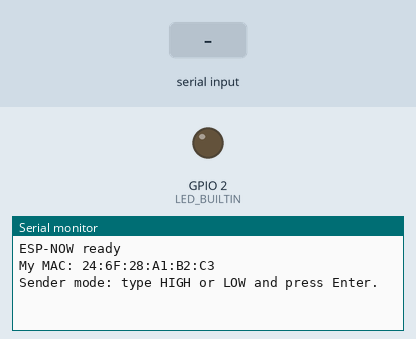
Simulated run of this program. Board: ESP32. Shown: output pins drawn as LEDs (lit = HIGH), the last lines printed to the serial monitor. Inputs (shaded band) come from the test bench.

Above: at 1.2 s.
1.3 s: "HIGH\n" received over Serial
At 1.6 s:
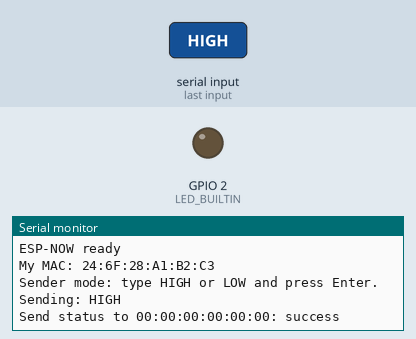
2.8 s: "LOW\n" received over Serial
At 4.0 s:
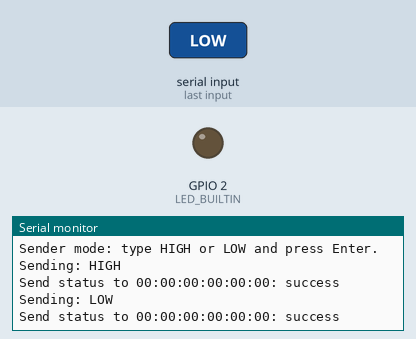
4.3 s: "1\n" received over Serial
At 4.9 s:
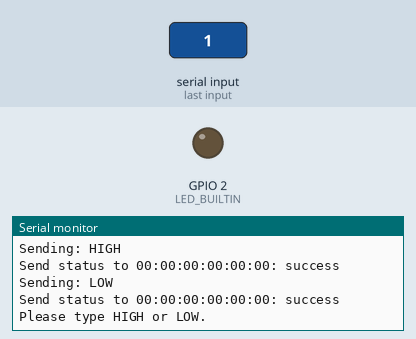

The program:

main.cpp
```cpp
#include <Arduino.h>
#include <WiFi.h>
#include <esp_now.h>

// ESP32 MAC addresses:
// Board 1 MAC: FC:E8:C0:E1:85:E0
// Board 2 MAC: FC:E8:C0:E0:C7:A4
// Set BOARD_MODE to 1 for sender mode and 2 for receiver mode.
constexpr int BOARD_MODE = 1;  // change to 2 on the other board

const uint8_t peerAddress[] = {0xFC, 0xE8, 0xC0, 0xE0, 0xC7, 0xA4};  // change to the other board's MAC on the other board

void OnDataSent(const uint8_t *macAddr, esp_now_send_status_t status) {
  char macStr[18];
  snprintf(macStr, sizeof(macStr), "%02X:%02X:%02X:%02X:%02X:%02X",
           macAddr[0], macAddr[1], macAddr[2], macAddr[3], macAddr[4], macAddr[5]);

  Serial.print("Send status to ");
  Serial.print(macStr);
  Serial.println(status == ESP_NOW_SEND_SUCCESS ? ": success" : ": failed");
}

void OnDataRecv(const uint8_t *macAddr, const uint8_t *incomingData, int len) {
  if (BOARD_MODE != 2) {
    return;
  }

  char macStr[18];
  snprintf(macStr, sizeof(macStr), "%02X:%02X:%02X:%02X:%02X:%02X",
           macAddr[0], macAddr[1], macAddr[2], macAddr[3], macAddr[4], macAddr[5]);

  String message = "";
  for (int i = 0; i < len; i++) {
    message += (char)incomingData[i];
  }

  Serial.print("Received from ");
  Serial.print(macStr);
  Serial.print(": ");
  Serial.println(message);

  if (message == "HIGH") {
    digitalWrite(LED_BUILTIN, HIGH);
  } else if (message == "LOW") {
    digitalWrite(LED_BUILTIN, LOW);
  }
}

void setup() {
  pinMode(LED_BUILTIN, OUTPUT);
  digitalWrite(LED_BUILTIN, LOW);

  Serial.begin(115200);
  WiFi.mode(WIFI_STA);

  if (esp_now_init() != ESP_OK) {
    Serial.println("ESP-NOW init failed");
    return;
  }

  esp_now_register_send_cb(OnDataSent);
  esp_now_register_recv_cb(OnDataRecv);

  esp_now_peer_info_t peerInfo = {};
  memcpy(peerInfo.peer_addr, peerAddress, 6);
  peerInfo.channel = 0;
  peerInfo.encrypt = false;

  if (esp_now_add_peer(&peerInfo) != ESP_OK) {
    Serial.println("Failed to add peer");
    return;
  }

  Serial.println("ESP-NOW ready");
  Serial.print("My MAC: ");
  Serial.println(WiFi.macAddress());

  if (BOARD_MODE == 1) {
    Serial.println("Sender mode: type HIGH or LOW and press Enter.");
  } else {
    Serial.println("Receiver mode: waiting for HIGH/LOW commands.");
  }
}

void loop() {
  if (BOARD_MODE == 1) {
    static String inputBuffer = "";

    while (Serial.available() > 0) {
      char c = Serial.read();

      if (c == '\r' || c == '\n') {
        inputBuffer.trim();

        if (inputBuffer == "HIGH" || inputBuffer == "LOW") {
          Serial.print("Sending: ");
          Serial.println(inputBuffer);

          uint8_t payload[inputBuffer.length() + 1];
          strcpy((char *)payload, inputBuffer.c_str());
          esp_now_send(peerAddress, payload, inputBuffer.length() + 1);
        } else {
          Serial.println("Please type HIGH or LOW.");
        }

        inputBuffer = "";
      } else {
        inputBuffer += c;
      }
    }
  }

  delay(10);
}
```

Measured:
- after the input at 1.3 s, the serial monitor: prints a new line at once (image 1)
- after the input at 2.8 s, the serial monitor: prints a new line at once (image 2)
- after the input at 4.3 s, the serial monitor: prints a new line at once (image 3)
